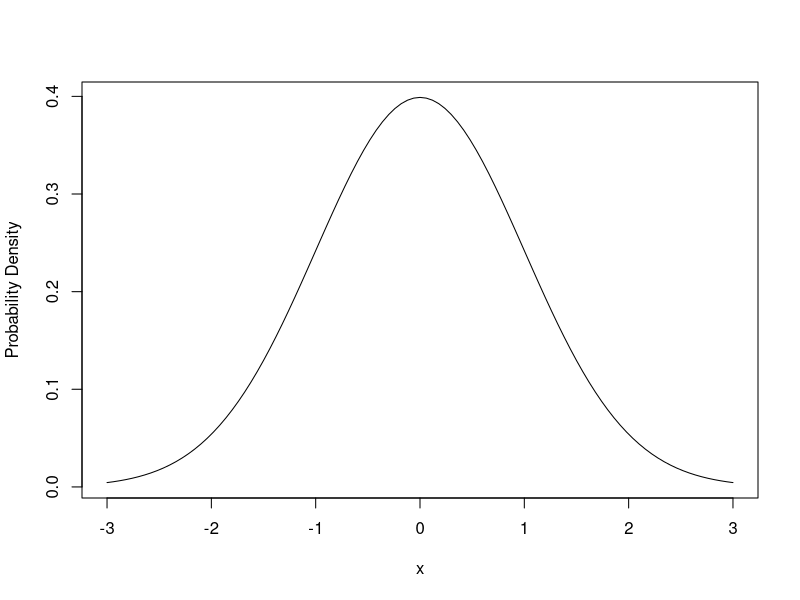

The R source for this figure:
## ---- chunk 1
#create a vector of z values
z_values <- seq(-3, 3, by = 0.1)

#calculate the area in percent for each z value using the pnorm function
area_percent <- pnorm(z_values, lower.tail = TRUE)

#create a data frame with the z values and area in percent
z_table <- data.frame(z_value = z_values, area_percent = area_percent)

#view the z table
z_table
## ---- chunk 2
library(stats)

f_table <- data.frame(df1=rep(1:30, each=30), df2=rep(1:30, 30), 
                      p=qf(seq(0.01, 0.99, 0.01), df1=rep(1:30, each=30), df2=rep(1:30, 30)))

print(f_table)

## ---- chunk 3
x <- seq(-3, 3, 0.01)
curve(dnorm(x, mean=0, sd=1), from=-3, to=3, xlab="x", ylab="Probability Density")

